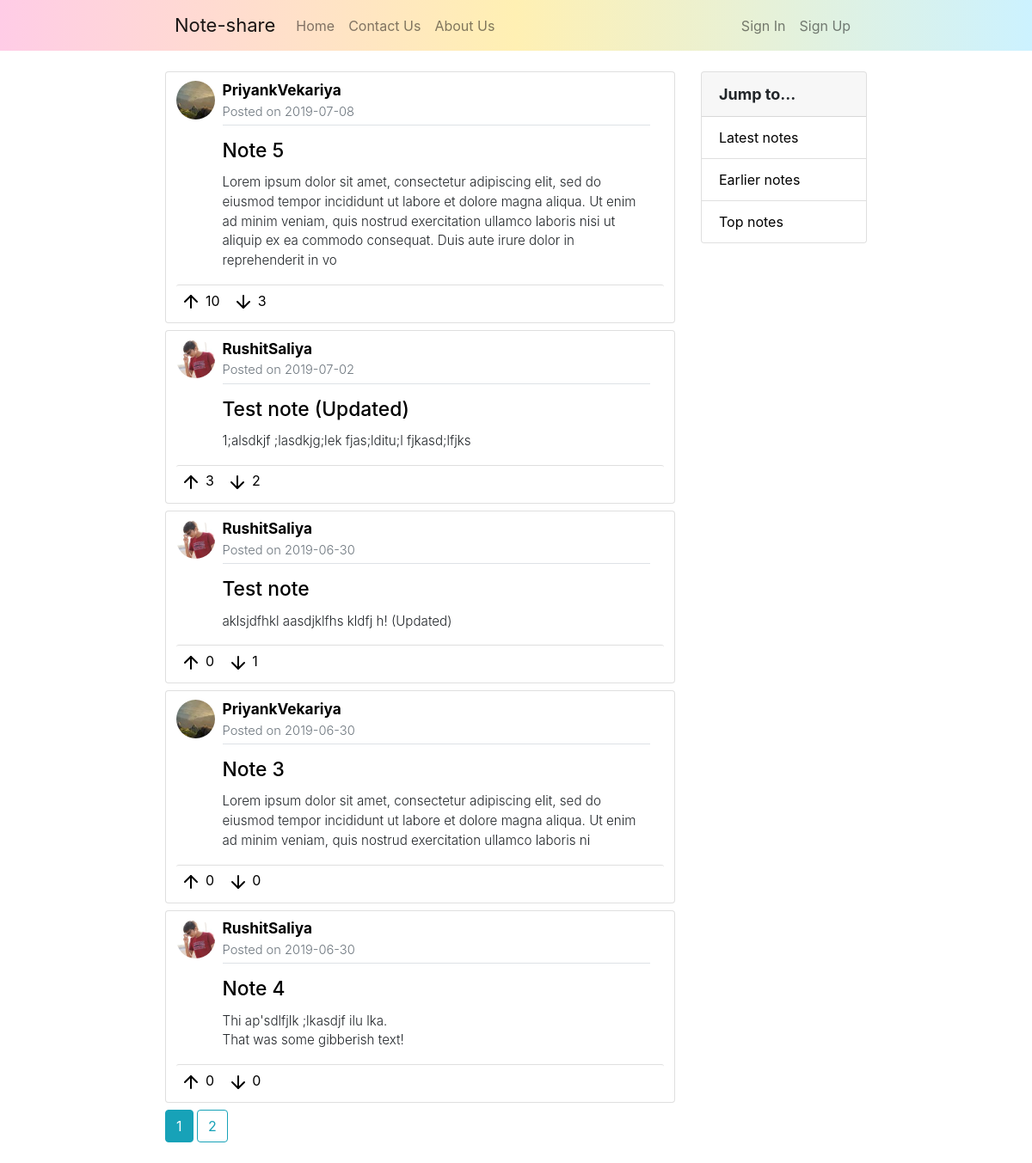
The page /home on the database its author committed.
### noteshare/models.py (models this page shows, shortened)
class Note(db.Model):
    id = db.Column(db.Integer, primary_key=True)
    title = db.Column(db.String(100), nullable=False)
    date_posted = db.Column(db.DateTime, nullable=False, default=datetime.utcnow)
    content = db.Column(db.Text, nullable=False)
    content_image = db.Column(db.String(20), nullable=True)
    ups = db.Column(db.Integer, nullable=False, default=0)
    downs = db.Column(db.Integer, nullable=False, default=0)
    user_id = db.Column(db.Integer, db.ForeignKey('user.id'), nullable=False)

class User(db.Model, UserMixin):
    id = db.Column(db.Integer, primary_key=True)
    username = db.Column(db.String(20), unique=True, nullable=False)
    email = db.Column(db.String(100), unique=True, nullable=False)
    image_file = db.Column(db.String(20), nullable=False, default='default.jpg')
    password = db.Column(db.String(50), nullable=False)
    notes = db.relationship('Note', backref='author', lazy=True)

### noteshare/main/routes.py (the view)
@main.route('/')
@main.route('/home', methods=['GET'])
def home():
    page = request.args.get('page', 1, type=int)
    filter = request.args.get('filter', None)
    if filter is None:
        notes = Note.query.order_by(Note.date_posted.desc()).paginate(page=page, per_page=5)
    elif filter == "latest":
        notes = Note.query.order_by(Note.date_posted.desc()).paginate(page=page, per_page=5)
    elif filter == "earlier":
        notes = Note.query.order_by(Note.date_posted.asc()).paginate(page=page, per_page=5)
    else:
        pass
    return render_template('home.html', title='Home', notes=notes)

### noteshare/templates/home.html
{% extends "layout.html" %}
{% block content %}
    {% set filter=request.args.get('filter') %}
    <div class="col-md-8 col-pl-16">
        {% for note in notes.items %}
            <div class="card mb-md-2">
                <div class="card-body">
                    <div class="row">
                        <div class="col-md-2 pr-3" style="max-width: 11.5%; padding-top: 0.7%;">
                            <div class="note-header">
                                <img class="note-author-img" src="{{ url_for('static', filename='Profile-pictures/' + note.author.image_file) }}" alt="Author's Profile-photo">
                            </div>
                        </div>
                        <div class="col-md-10 pl-0 pr-0" style="max-width: 88.5%;">
                            <div class="note-header">
                                <a class="anchor-note-username" href="{{ url_for('notes.user_notes', username=note.author.username) }}">
                                    <strong>{{ note.author.username }}</strong>
                                    <div  class="text-muted mb-1" style="font-size: 85%;">
                                        Posted on {{ note.date_posted.strftime('%Y-%m-%d') }}
                                    </div>
                                    <div class="border-bottom mb-3"></div>
                                </a>
                                <a class="anchor-note-update" href="{{ url_for('notes.note', note_id=note.id) }}">
                                        <h5 class="card-title note-title">{{ note.title }}</h5>
                                </a>
                                <p style="white-space: pre-line; font-size: 79%;">{{ note.content }}</p>
                            </div>
                        </div>
                    </div>
                    <div class="row">
                        <div class="col-md-12">
                            <div class="card-header note-action">
                                <a class="note-action-btn" href="{{ url_for('notes.up_note', note_id=note.id) }}"><img src="{{ url_for('static', filename='Icons/arrow-up.svg') }}" alt="Like"> {{ note.ups }} </a>
                                <a class="note-action-btn" href="{{ url_for('notes.down_note', note_id=note.id) }}"><img src="{{ url_for('static', filename='Icons/arrow-down.svg') }}" alt="Dislike"> {{ note.downs }} </a>
                            </div>
                        </div>
                    </div>
                </div>
            </div>
        {% endfor %}
        {% for page_num in notes.iter_pages(left_edge=1, right_edge=1, left_current=1, right_current=2) %}
            {% if page_num %}
                {% if notes.page == page_num %}
                    <a class="btn btn-info mb-4" href="{{ url_for('main.home', page=page_num, filter=filter) }}">{{ page_num }}</a>
                {% else %}
                    <a class="btn btn-outline-info mb-4" href="{{ url_for('main.home', page=page_num, filter=filter) }}">{{ page_num }}</a>
                {% endif %}
            {% else %}
                ...
            {% endif %}
        {% endfor %}
    </div>
    <div class="col-md-4 col-pr-16">
        <div class="card">
            <div class="card-header" style="font-size: 18px;"><strong>Jump to...</strong></div>
            <ul class="list-group list-group-flush">
                <li class="list-group-item"><a href="{{ url_for('main.home', filter='latest') }}" class="sidebar-link">Latest notes</a></li>
                <li class="list-group-item"><a href="{{ url_for('main.home', filter='earlier') }}" class="sidebar-link">Earlier notes</a></li>
                <li class="list-group-item"><a href="#" class="sidebar-link">Top notes</a></li>
            </ul>
        </div>
    </div>
{% endblock content %}

### noteshare/static/stylesheet.css (style rules this page uses)
.note-action { border-top: 1px solid rgba(0,0,0,.125); border-bottom: none; padding: 1%; background-color: #fff; }
.card-title { font-size: 16px; }
.note-action-btn, .note-action-btn:hover { margin-right: 2%; text-decoration: none; color: #000; }
.col-pl-16 { padding-top: 1%; padding-left: 16%; }
.col-pr-16 { padding-top: 1%; padding-right: 16%; }
.sidebar-link { text-decoration: none; color: #000; }
.note-header { font-size: 120%; font-weight: 350; }
.note-title { font-size: 170%; font-weight: 500; }
.note-author-img { border-radius: 50%; object-fit: cover; height: 45px; width: 45px; }
.anchor-note-update { text-decoration: none; color: #000; font-size: 70%; }
.anchor-note-username { text-decoration: none; color: #000; font-size: 90%; }
.card-body { padding: 1% 2% 1% 2%; }

### rows shown on the page
Note: image_file (picture), author.username "PriyankVekariya", date_posted "2019-07-08", title "Note 5", content "Lorem ipsum dolor sit amet, consectetur adipiscing elit, sed do eiusmod tempor incididunt ut labore et dolore magna aliqua. Ut enim ad minim veniam, quis nostrud exercitation ullamco laboris nisi ut aliquip ex ea commodo consequat. Duis aute irure dolor in reprehenderit in vo", ups "10", downs "3"
Note: image_file (picture), author.username "RushitSaliya", date_posted "2019-07-02", title "Test note (Updated)", content "1;alsdkjf ;lasdkjg;lek fjas;lditu;l fjkasd;lfjks", ups "3", downs "2"
Note: image_file (picture), author.username "RushitSaliya", date_posted "2019-06-30", title "Test note", content "aklsjdfhkl aasdjklfhs kldfj h! (Updated)", ups "0", downs "1"
Note: image_file (picture), author.username "PriyankVekariya", date_posted "2019-06-30", title "Note 3", content "Lorem ipsum dolor sit amet, consectetur adipiscing elit, sed do eiusmod tempor incididunt ut labore et dolore magna aliqua. Ut enim ad minim veniam, quis nostrud exercitation ullamco laboris ni", ups "0", downs "0"
Note: image_file (picture), author.username "RushitSaliya", date_posted "2019-06-30", title "Note 4", content "Thi ap'sdlfjlk ;lkasdjf ilu lka. That was some gibberish text!", ups "0", downs "0"

### other values the page prints
{{ page_num }} "1"
{{ page_num }} "2"
